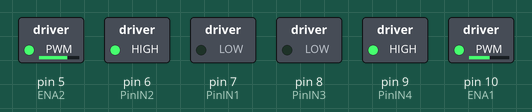
A sketch run on a simulated Arduino Uno, built with avr-gcc and run on an emulated ATmega328P. Shown: switched loads named in the sketch (green lamp = pin HIGH).

Above: at 0.1 s.
Timing chart, 0 to 1.6 s (numbered marks = the images above):
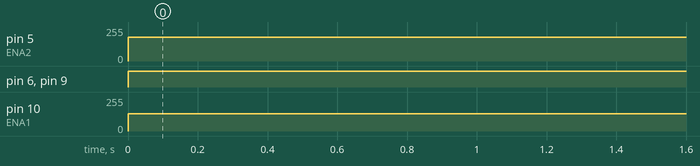

The sketch:

Calibraci_n_Motores.ino
```cpp
int PinIN1 = 7;
int PinIN2 = 6;
int PinIN3 = 8;
int PinIN4 = 9;
int ENA1=10;
int ENA2=5;
int vel=180;
int vel2=130;
int action;

void setup() {
  // Inicializacion de pines de motor
  pinMode(PinIN1, OUTPUT);
  pinMode(PinIN2, OUTPUT);
  pinMode(PinIN3, OUTPUT);
  pinMode(PinIN4, OUTPUT);

  pinMode (ENA1, OUTPUT);
  pinMode (ENA2, OUTPUT);

}

void loop() {
  // funcion a ejecutarse para calibracion
Adelante();


}

///FUNCIONES DE MOVIMIENTO
void Adelante()
{
  digitalWrite (PinIN1, LOW);
  digitalWrite (PinIN2, HIGH);
  digitalWrite (PinIN3, LOW);
  digitalWrite (PinIN4, HIGH);
  analogWrite(ENA1,vel2);
  analogWrite(ENA2,vel);
}
void Atras()
{
  digitalWrite (PinIN1, HIGH);
  digitalWrite (PinIN2, LOW);
  digitalWrite (PinIN3, HIGH);
  digitalWrite (PinIN4, LOW);
  analogWrite(ENA1,vel2);
  analogWrite(ENA2,vel);
}
void Izquierda()
{
  digitalWrite (PinIN1, LOW);
  digitalWrite (PinIN2, HIGH);
  digitalWrite (PinIN3, HIGH);
  digitalWrite (PinIN4, LOW);
  analogWrite(ENA1,vel2);
  analogWrite(ENA2,vel);
}
void Derecha()
{
  digitalWrite (PinIN1, HIGH);
  digitalWrite (PinIN2, LOW);
  digitalWrite (PinIN3, LOW);
  digitalWrite (PinIN4, HIGH);
  analogWrite(ENA1,vel2);
  analogWrite(ENA2,vel);
}

void MotorStop()
{
  digitalWrite (PinIN1, LOW);
  digitalWrite (PinIN2, LOW);
  digitalWrite (PinIN3, LOW);
  digitalWrite (PinIN4, LOW);
}
```

Measured:
- by itself, pin 5 (ENA2): 0/255 → 180/255 at 0.00 s
- by itself, pin 6 (PinIN2), pin 9 (PinIN4): LOW → HIGH at 0.00 s
- by itself, pin 10 (ENA1): 0/255 → 130/255 at 0.00 s
